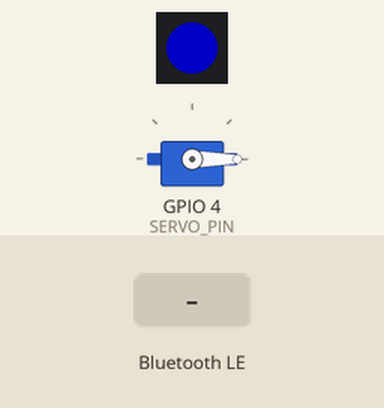
The program below on a simulated ESP32-S3. On the bench: 1 RGB LEDs in strip order, left to right, servo. The inputs (shaded band) are chosen by the test bench. Dim RGB values are drawn brighter than linear; nothing arrives over Bluetooth unless stated; a phone connects over Bluetooth LE 3 s after start; what the program prints to the serial monitor is not drawn.

Above: at 1.2 s.
1.3 s: Bluetooth LE write "1" received
At 2.5 s:
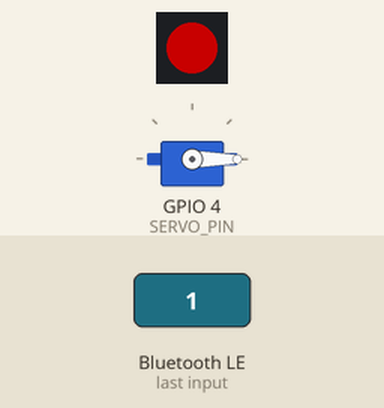
4.3 s: Bluetooth LE write "0" received
At 7.2 s:
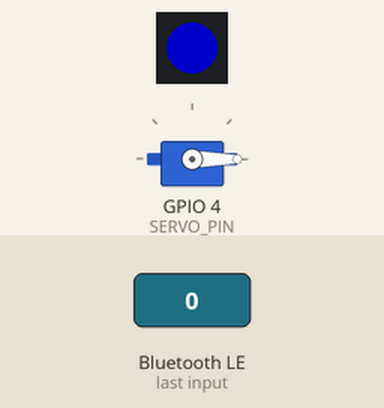
7.3 s: Bluetooth LE write "2" received
At 7.7 s:
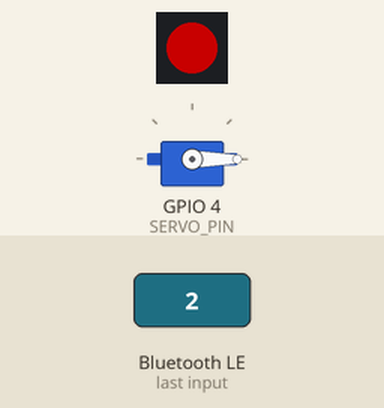
Timing chart, 0 to 11.3 s (numbered marks = the images above; inputs shaded):
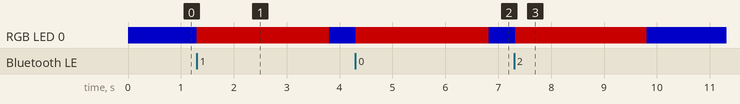

Measured:
- after the input at 1.3 s, RGB LED 0: RGB(0, 0, 100) → RGB(100, 0, 0) at once, → RGB(0, 0, 100) 2.5 s later
- after the input at 4.3 s, RGB LED 0: RGB(0, 0, 100) → RGB(100, 0, 0) at once, → RGB(0, 0, 100) 2.5 s later
- after the input at 7.3 s, RGB LED 0: RGB(0, 0, 100) → RGB(100, 0, 0) at once, → RGB(0, 0, 100) 2.5 s later

The program:

main.cpp
```cpp
#include <Arduino.h>
#include <BLEDevice.h>
#include <BLEServer.h>
#include <BLEUtils.h>
#include <BLE2902.h>
#include <ESP32Servo.h>
#include <Adafruit_NeoPixel.h>

// ================= Hardware Pins & Parameters =================
#define SERVO_PIN 4
#define LED_PIN   5
#define NUM_LEDS  1
#define CORRECT_PASS "1010" // The Ultimate Password

Servo myServo;
Adafruit_NeoPixel pixels(NUM_LEDS, LED_PIN, NEO_GRB + NEO_KHZ800);

// ================= BLE UUIDs =================
#define SERVICE_UUID        "19b10000-e8f2-537e-4f6c-d104768a1214"
#define CHARACTERISTIC_UUID "19b10001-e8f2-537e-4f6c-d104768a1214"

// ================= Global States =================
int currentAngle = 0;           // 0=Locked, 90=Unlocked
unsigned long errorTimer = 0;
bool isErrorMode = false;

class MyServerCallbacks: public BLEServerCallbacks {
    void onConnect(BLEServer* pServer) {
      Serial.println(" Magic Wand Connected!");
    }
    void onDisconnect(BLEServer* pServer) {
      Serial.println(" Connection lost, restarting advertising...");
      BLEDevice::startAdvertising();
    }
};

class MyCallbacks: public BLECharacteristicCallbacks {
    void onWrite(BLECharacteristic *pCharacteristic) {
      std::string rxValue = pCharacteristic->getValue();

      if (rxValue.length() > 0) {
        String receivedPass = "";
        for (int i = 0; i < rxValue.length(); i++) {
          receivedPass += rxValue[i];
        }

        Serial.print("📡 Received code: "); Serial.println(receivedPass);

        if (receivedPass == CORRECT_PASS) {
          isErrorMode = false;
          // State toggle logic: if closed, open it; if open, close it.
          if (currentAngle == 0) {
            Serial.println("[Password Correct] Green light on, unlocking (90°)");
            currentAngle = 90;
          } else {
            Serial.println("[Password Correct] Green light on, locking (0°)");
            currentAngle = 0;
          }
          myServo.write(currentAngle);
          pixels.fill(pixels.Color(0, 255, 0)); // Green light
          pixels.show();

          delay(2000);
          pixels.fill(pixels.Color(0, 0, 255)); // Return to standby blue light
          pixels.show();
        }
        else {
          Serial.println("[Password Incorrect] Red light warning");
          isErrorMode = true;
          errorTimer = millis();
          pixels.fill(pixels.Color(255, 0, 0));
          pixels.show();
        }
      }
    }
};

void setup() {
  Serial.begin(115200);

  pixels.begin();
  pixels.setBrightness(100);
  pixels.fill(pixels.Color(0, 0, 255));
  pixels.show();

  ESP32PWM::allocateTimer(0);
  ESP32PWM::allocateTimer(1);
  ESP32PWM::allocateTimer(2);
  ESP32PWM::allocateTimer(3);
  myServo.setPeriodHertz(50);
  myServo.attach(SERVO_PIN, 500, 2400);
  myServo.write(0);

  BLEDevice::init("SmartBenchLock");
  BLEServer *pServer = BLEDevice::createServer();
  pServer->setCallbacks(new MyServerCallbacks());

  BLEService *pService = pServer->createService(SERVICE_UUID);
  BLECharacteristic *pCharacteristic = pService->createCharacteristic(
                                         CHARACTERISTIC_UUID,
                                         BLECharacteristic::PROPERTY_READ |
                                         BLECharacteristic::PROPERTY_WRITE
                                       );

  pCharacteristic->setCallbacks(new MyCallbacks());
  pCharacteristic->setValue("Init");
  pService->start();

  BLEAdvertising *pAdvertising = BLEDevice::getAdvertising();
  pAdvertising->addServiceUUID(SERVICE_UUID);
  pAdvertising->setScanResponse(true);
  BLEDevice::startAdvertising();

  Serial.println("=== Smart Locker Ready (Standby Blue Light) ===");
}

void loop() {
  if (isErrorMode && (millis() - errorTimer > 2500)) {
    isErrorMode = false;
    Serial.println("Warning ended, returning to standby blue light");
    pixels.fill(pixels.Color(0, 0, 255));
    pixels.show();
  }
  delay(20);
}
```
